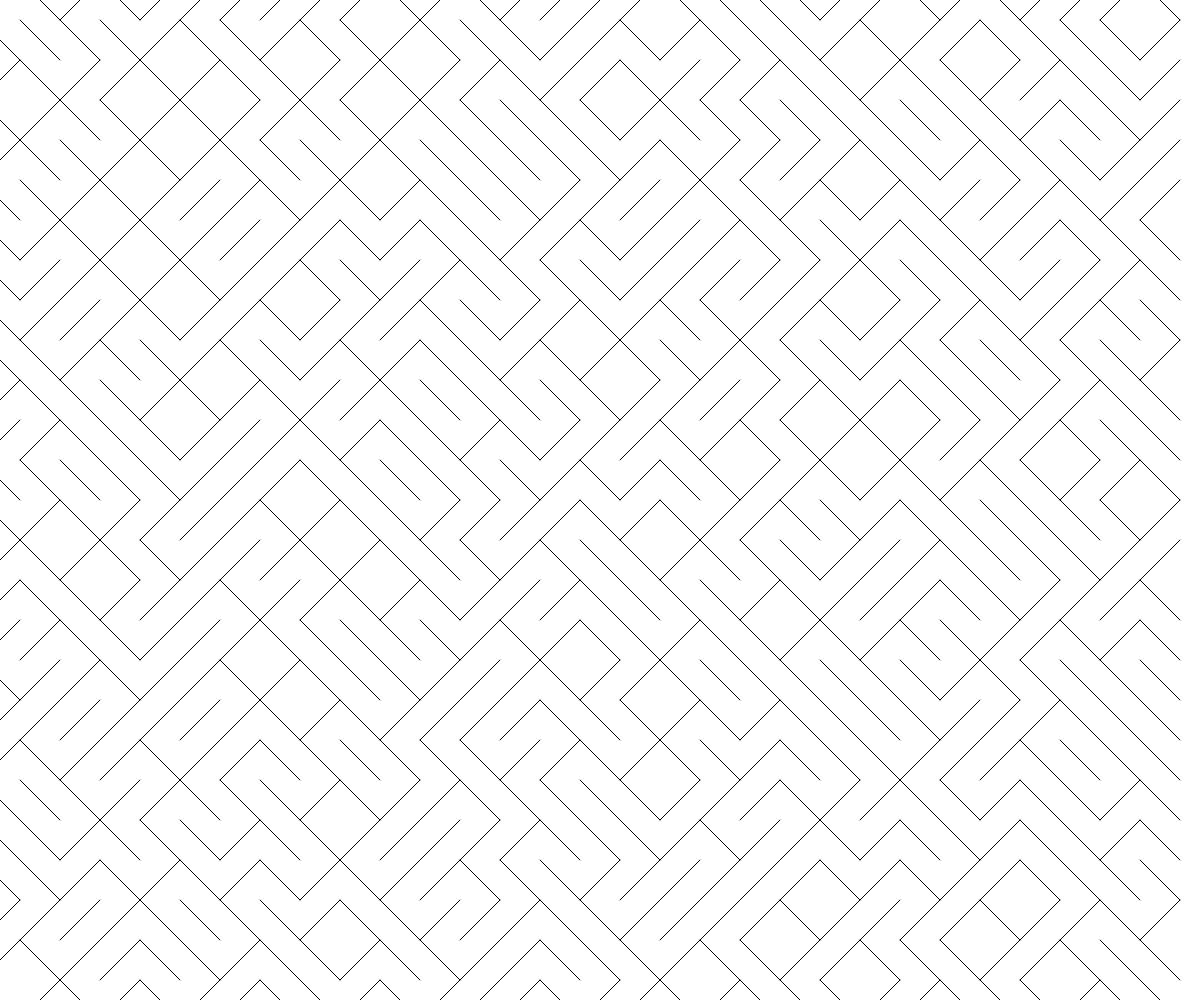
Frame 1 (no input)
Frame 60 (no input): identical to frame 1, image omitted
Frame 120 (the mouse pressed at the canvas centre since frame 60): identical to frame 1, image omitted

The p5.js sketch that drew this single still picture (run headless with seeded random() and noise() and a simulated clock; from frame 60 on, the mouse is pressed at the canvas centre):

// p5.js sketch
// ── sketch.js
// Generative Art
// 2023, March, 03


function setup() {
  createCanvas(windowWidth, windowHeight);
  background("white");
  lotsOfLines(30,30);
}

function draw() {
}

function lotsOfLines(collums, rows) {
  for (let x = 0; x < collums; x++) {
    for (let y = 0; y < rows; y++) {
      let spaceAmount = width/collums;
      diagonalLine(x*spaceAmount, y*spaceAmount, spaceAmount);
    }
  }
}


function diagonalLine(x, y, spacing){
  if (random(100) > 50){
    //positive slope
    line(x - spacing/2, y + spacing/2, x + spacing/2, y - spacing/2);
  }
  else {
    //negative slope
    line(x + spacing/2, y + spacing/2, x - spacing/2, y - spacing/2);   
  }
}
